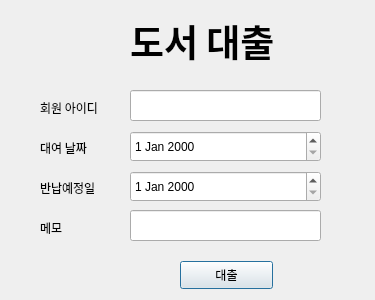
<?xml version="1.0" encoding="UTF-8"?>
<ui version="4.0">
 <class>Dialog</class>
 <widget class="QDialog" name="Dialog">
  <property name="geometry">
   <rect>
    <x>0</x>
    <y>0</y>
    <width>375</width>
    <height>300</height>
   </rect>
  </property>
  <property name="windowTitle">
   <string>Dialog</string>
  </property>
  <widget class="QDateEdit" name="dateEdit_duedate">
   <property name="geometry">
    <rect>
     <x>130</x>
     <y>171</y>
     <width>191</width>
     <height>31</height>
    </rect>
   </property>
  </widget>
  <widget class="QPushButton" name="pushButton">
   <property name="geometry">
    <rect>
     <x>180</x>
     <y>261</y>
     <width>93</width>
     <height>28</height>
    </rect>
   </property>
   <property name="styleSheet">
    <string notr="true">color: rgb(0, 0, 0);</string>
   </property>
   <property name="text">
    <string>대출</string>
   </property>
  </widget>
  <widget class="QLineEdit" name="lineEdit">
   <property name="geometry">
    <rect>
     <x>130</x>
     <y>90</y>
     <width>191</width>
     <height>31</height>
    </rect>
   </property>
   <property name="font">
    <font>
     <family>나눔고딕</family>
    </font>
   </property>
  </widget>
  <widget class="QDateEdit" name="dateEdit_today">
   <property name="geometry">
    <rect>
     <x>130</x>
     <y>131</y>
     <width>191</width>
     <height>31</height>
    </rect>
   </property>
   <property name="styleSheet">
    <string notr="true">color: rgb(0, 0, 0);</string>
   </property>
  </widget>
  <widget class="QLabel" name="label_memo">
   <property name="geometry">
    <rect>
     <x>40</x>
     <y>220</y>
     <width>81</width>
     <height>16</height>
    </rect>
   </property>
   <property name="font">
    <font>
     <family>나눔고딕</family>
    </font>
   </property>
   <property name="styleSheet">
    <string notr="true">color: rgb(0, 0, 0);</string>
   </property>
   <property name="text">
    <string>메모</string>
   </property>
  </widget>
  <widget class="QLabel" name="label_rentalDate">
   <property name="geometry">
    <rect>
     <x>40</x>
     <y>140</y>
     <width>81</width>
     <height>16</height>
    </rect>
   </property>
   <property name="font">
    <font>
     <family>나눔고딕</family>
    </font>
   </property>
   <property name="styleSheet">
    <string notr="true">color: rgb(0, 0, 0);</string>
   </property>
   <property name="text">
    <string>대여 날짜</string>
   </property>
  </widget>
  <widget class="QLabel" name="label_dueDate_2">
   <property name="geometry">
    <rect>
     <x>40</x>
     <y>180</y>
     <width>81</width>
     <height>16</height>
    </rect>
   </property>
   <property name="font">
    <font>
     <family>나눔고딕</family>
    </font>
   </property>
   <property name="styleSheet">
    <string notr="true">color: rgb(0, 0, 0);</string>
   </property>
   <property name="text">
    <string>반납예정일</string>
   </property>
  </widget>
  <widget class="QLabel" name="label_userID">
   <property name="geometry">
    <rect>
     <x>40</x>
     <y>100</y>
     <width>81</width>
     <height>16</height>
    </rect>
   </property>
   <property name="font">
    <font>
     <family>나눔고딕</family>
    </font>
   </property>
   <property name="styleSheet">
    <string notr="true">color: rgb(0, 0, 0);</string>
   </property>
   <property name="text">
    <string>회원 아이디</string>
   </property>
  </widget>
  <widget class="QLineEdit" name="lineEdit_5">
   <property name="geometry">
    <rect>
     <x>130</x>
     <y>210</y>
     <width>191</width>
     <height>31</height>
    </rect>
   </property>
   <property name="font">
    <font>
     <family>나눔고딕</family>
    </font>
   </property>
  </widget>
  <widget class="QLabel" name="label">
   <property name="geometry">
    <rect>
     <x>130</x>
     <y>10</y>
     <width>241</width>
     <height>61</height>
    </rect>
   </property>
   <property name="font">
    <font>
     <family>메이플스토리</family>
     <pointsize>28</pointsize>
     <weight>75</weight>
     <bold>true</bold>
    </font>
   </property>
   <property name="autoFillBackground">
    <bool>false</bool>
   </property>
   <property name="styleSheet">
    <string notr="true">color: rgb(0, 0, 0);</string>
   </property>
   <property name="text">
    <string>도서 대출</string>
   </property>
  </widget>
  <widget class="QLabel" name="label_27">
   <property name="geometry">
    <rect>
     <x>50</x>
     <y>20</y>
     <width>41</width>
     <height>41</height>
    </rect>
   </property>
   <property name="text">
    <string/>
   </property>
   <property name="pixmap">
    <pixmap>image/open-book.png</pixmap>
   </property>
   <property name="scaledContents">
    <bool>true</bool>
   </property>
  </widget>
 </widget>
 <resources/>
 <connections/>
</ui>
